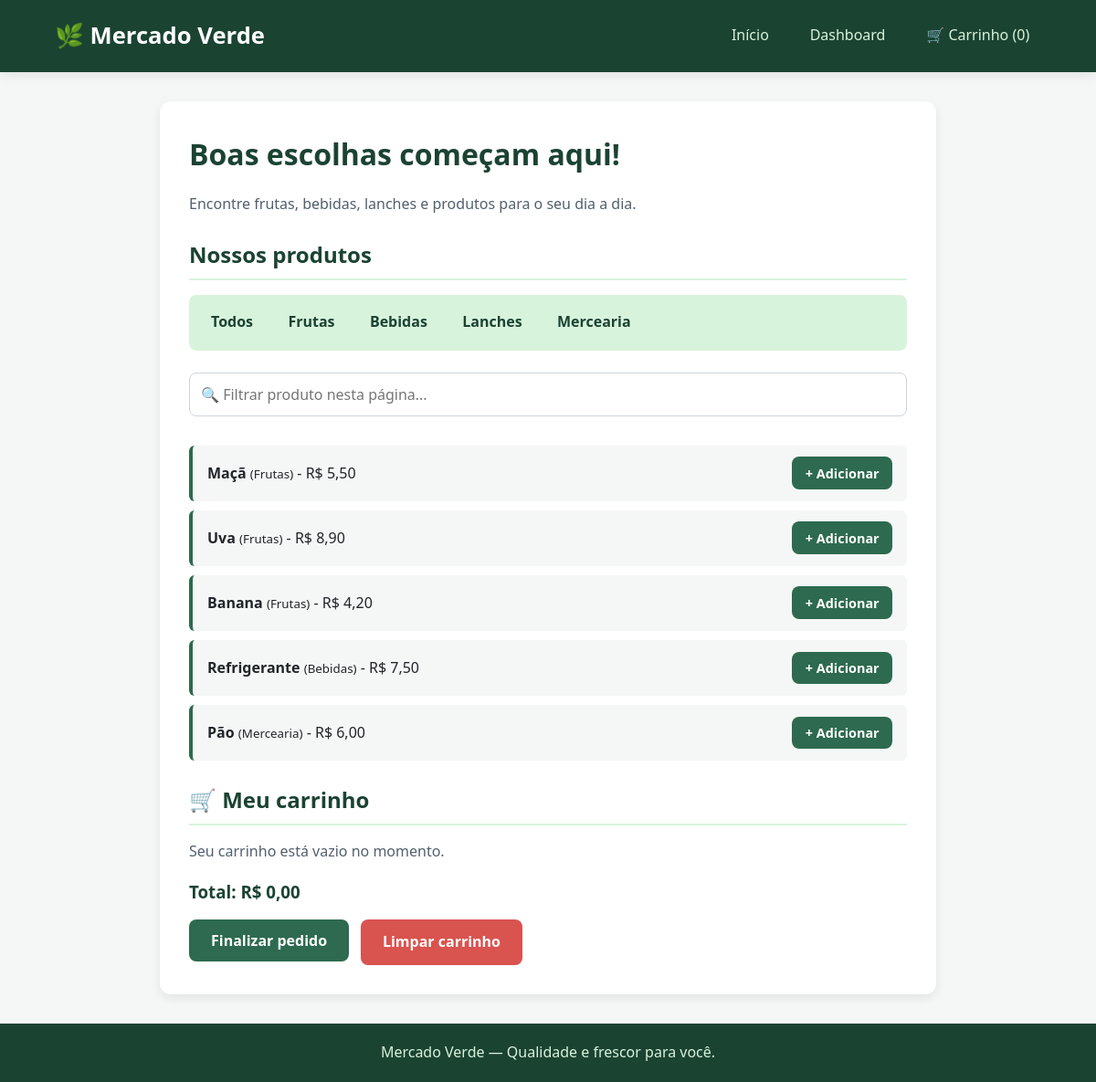
/produtos.php, run on the app's committed database.
### tables this page shows
CREATE TABLE `produtos` (
  `id` int(11) NOT NULL,
  `nome` varchar(100) NOT NULL,
  `categoria` enum('Frutas','Bebidas','Lanches','Mercearia') NOT NULL,
  `preco` decimal(10,2) NOT NULL
);

### produtos.php (the view, shortened to what this page needs)
<?php
require 'conexao2/conexaoo.php';
$categoria = $_GET['categoria'] ?? 'Todos';
if ($categoria !== 'Todos') {
    $stmt = $pdo->prepare("SELECT * FROM produtos WHERE categoria = ?");
    $stmt->execute([$categoria]);
} else {
    $stmt = $pdo->query("SELECT * FROM produtos");
}
$produtos = $stmt->fetchAll(PDO::FETCH_ASSOC);
$total_carrinho = array_sum(array_column($_SESSION['carrinho'], 'preco'));
?>
<!DOCTYPE html>
<html lang="pt-BR">
<head>
  <link rel="stylesheet" href="css/estilos.css">
</head>
<body>
    <header>
        <h1>🌿 Mercado Verde</h1>
        <nav>
            <ul>
                <li><a href="index.php">Início</a></li>
                <li><a href="dashboard.php">Dashboard</a></li>
                <li><a href="#carrinho">🛒 Carrinho (<?= count($_SESSION['carrinho']) ?>)</a></li>
            </ul>
        </nav>
    </header>
    <main class="container">
        <h1>Boas escolhas começam aqui!</h1>
        <p>Encontre frutas, bebidas, lanches e produtos para o seu dia a dia.</p>
        <h2>Nossos produtos</h2>
        <nav class="categorias-nav">
            <a href="produtos.php?categoria=Todos">Todos</a>
            <a href="produtos.php?categoria=Frutas">Frutas</a>
            <a href="produtos.php?categoria=Bebidas">Bebidas</a>
            <a href="produtos.php?categoria=Lanches">Lanches</a>
            <a href="produtos.php?categoria=Mercearia">Mercearia</a>
        </nav>
        <ul>
            <?php foreach ($produtos as $p): ?>
                <li>
                    <div>
                        <strong><?= htmlspecialchars($p['nome']) ?></strong>
                        <small>(<?= htmlspecialchars($p['categoria']) ?>)</small> -
                        <span>R$ <?= number_format($p['preco'], 2, ',', '.') ?></span>
                    </div>
                    <a href="produtos.php?add=<?= $p['id'] ?>" class="btn" style="padding: 0.4rem 0.9rem; font-size: 0.9rem;">+ Adicionar</a>
                </li>
            <?php endforeach; ?>
        </ul>
        <h2 id="carrinho">🛒 Meu carrinho</h2>
        <?php if (empty($_SESSION['carrinho'])): ?>
            <p>Seu carrinho está vazio no momento.</p>
        <?php endif; ?>
        <h3>Total: R$ <?= number_format($total_carrinho, 2, ',', '.') ?></h3>
        <div style="display: flex; gap: 0.8rem; flex-wrap: wrap;">
            <form method="POST" action="produtos.php" style="margin: 0;">
                <button type="submit" name="finalizar">Finalizar pedido</button>
            </form>
            <a href="produtos.php?limpar=1" class="btn btn-perigo">Limpar carrinho</a>
        </div>
    </main>
    <footer>
        <p>Mercado Verde — Qualidade e frescor para você.</p>
    </footer>
</body>
</html>

### css/estilos.css (style rules this page uses)
:root { --verde-escuro: #1b4332; --verde-principal: #2d6a4f; --verde-hover: #40916c; --verde-claro: #d8f3dc; --fundo-pagina: #f4f7f5; --branco: #ffffff; --texto-escuro: #212529; --texto-suave: #52606d; --vermelho-alerta: #d9534f; --sombra: 0 4px 12px rgba(0, 0, 0, 0.08); }
* { margin: 0; padding: 0; box-sizing: border-box; font-family: 'Segoe UI', Tahoma, Geneva, Verdana, sans-serif; }
body { background-color: var(--fundo-pagina); color: var(--texto-escuro); line-height: 1.6; display: flex; flex-direction: column; min-height: 100vh; }
header { background-color: var(--verde-escuro); color: var(--branco); padding: 1.2rem 5%; display: flex; justify-content: space-between; align-items: center; flex-wrap: wrap; box-shadow: var(--sombra); }
header h1 { font-size: 1.6rem; color: var(--branco); margin: 0; }
header nav ul { list-style: none; display: flex; gap: 1.2rem; flex-wrap: wrap; }
header nav a { color: var(--verde-claro); text-decoration: none; font-weight: 500; padding: 0.4rem 0.8rem; border-radius: 6px; transition: background 0.3s; }
.container { width: 90%; max-width: 850px; margin: 2rem auto; background: var(--branco); padding: 2rem; border-radius: 12px; box-shadow: var(--sombra); flex: 1; }
h1, h2, h3 { color: var(--verde-escuro); margin-bottom: 1rem; }
h2 { border-bottom: 2px solid var(--verde-claro); padding-bottom: 0.4rem; margin-top: 1.5rem; }
p { color: var(--texto-suave); margin-bottom: 1rem; }
form { margin-top: 1rem; }
button, .btn { background-color: var(--verde-principal); color: var(--branco); border: none; padding: 0.75rem 1.5rem; font-size: 1rem; font-weight: 600; border-radius: 8px; cursor: pointer; text-decoration: none; display: inline-block; transition: background 0.3s, transform 0.1s; }
.btn-perigo { background-color: var(--vermelho-alerta); }
.container ul { list-style: none; margin: 1rem 0; }
.container ul li { background-color: var(--fundo-pagina); padding: 0.8rem 1rem; margin-bottom: 0.6rem; border-left: 4px solid var(--verde-principal); border-radius: 6px; display: flex; justify-content: space-between; align-items: center; }
a { color: var(--verde-principal); font-weight: 600; text-decoration: none; }
.categorias-nav { background-color: var(--verde-claro); padding: 0.8rem; border-radius: 8px; margin-bottom: 1.5rem; display: flex; gap: 1rem; flex-wrap: wrap; }
.categorias-nav a { color: var(--verde-escuro); padding: 0.3rem 0.7rem; border-radius: 5px; }
footer { background-color: var(--verde-escuro); color: var(--verde-claro); text-align: center; padding: 1.2rem; margin-top: auto; }
footer p { color: var(--verde-claro); margin: 0; }

### data on the page
produtos: nome "Maçã", categoria "Frutas", preco "5,50"
produtos: nome "Uva", categoria "Frutas", preco "8,90"
produtos: nome "Banana", categoria "Frutas", preco "4,20"
produtos: nome "Refrigerante", categoria "Bebidas", preco "7,50"
produtos: nome "Pão", categoria "Mercearia", preco "6,00"

### other printed values
count($_SESSION['carrinho']) "0"
$total_carrinho "0,00"
